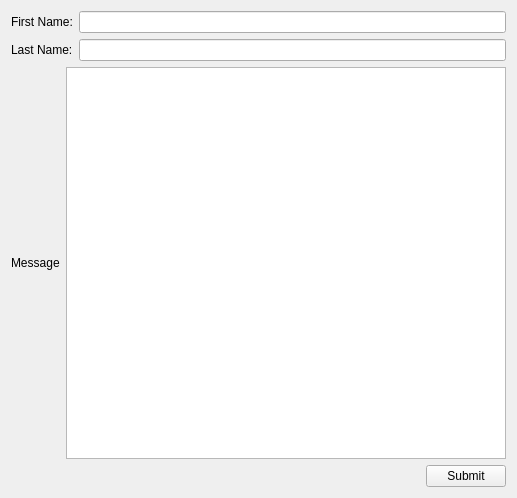
<?xml version="1.0" encoding="UTF-8"?>
<ui version="4.0">
 <class>Widget</class>
 <widget class="QWidget" name="Widget">
  <property name="geometry">
   <rect>
    <x>0</x>
    <y>0</y>
    <width>517</width>
    <height>498</height>
   </rect>
  </property>
  <property name="windowTitle">
   <string>Widget</string>
  </property>
  <layout class="QVBoxLayout" name="verticalLayout">
   <item>
    <layout class="QHBoxLayout" name="horizontalLayout">
     <item>
      <widget class="QLabel" name="label">
       <property name="text">
        <string>First Name:</string>
       </property>
      </widget>
     </item>
     <item>
      <widget class="QLineEdit" name="firstNameLineEdit"/>
     </item>
    </layout>
   </item>
   <item>
    <layout class="QHBoxLayout" name="horizontalLayout_2">
     <item>
      <widget class="QLabel" name="label_2">
       <property name="text">
        <string>Last Name:</string>
       </property>
      </widget>
     </item>
     <item>
      <widget class="QLineEdit" name="lastNameLineEdit"/>
     </item>
    </layout>
   </item>
   <item>
    <layout class="QHBoxLayout" name="horizontalLayout_3">
     <item>
      <widget class="QLabel" name="label_3">
       <property name="text">
        <string>Message</string>
       </property>
      </widget>
     </item>
     <item>
      <widget class="QTextEdit" name="messageTextEdit"/>
     </item>
    </layout>
   </item>
   <item>
    <layout class="QHBoxLayout" name="horizontalLayout_4">
     <item>
      <spacer name="horizontalSpacer">
       <property name="orientation">
        <enum>Qt::Horizontal</enum>
       </property>
       <property name="sizeHint" stdset="0">
        <size>
         <width>40</width>
         <height>20</height>
        </size>
       </property>
      </spacer>
     </item>
     <item>
      <widget class="QPushButton" name="pushButton">
       <property name="text">
        <string>Submit</string>
       </property>
      </widget>
     </item>
    </layout>
   </item>
  </layout>
 </widget>
 <layoutdefault spacing="6" margin="11"/>
 <resources/>
 <connections/>
</ui>
